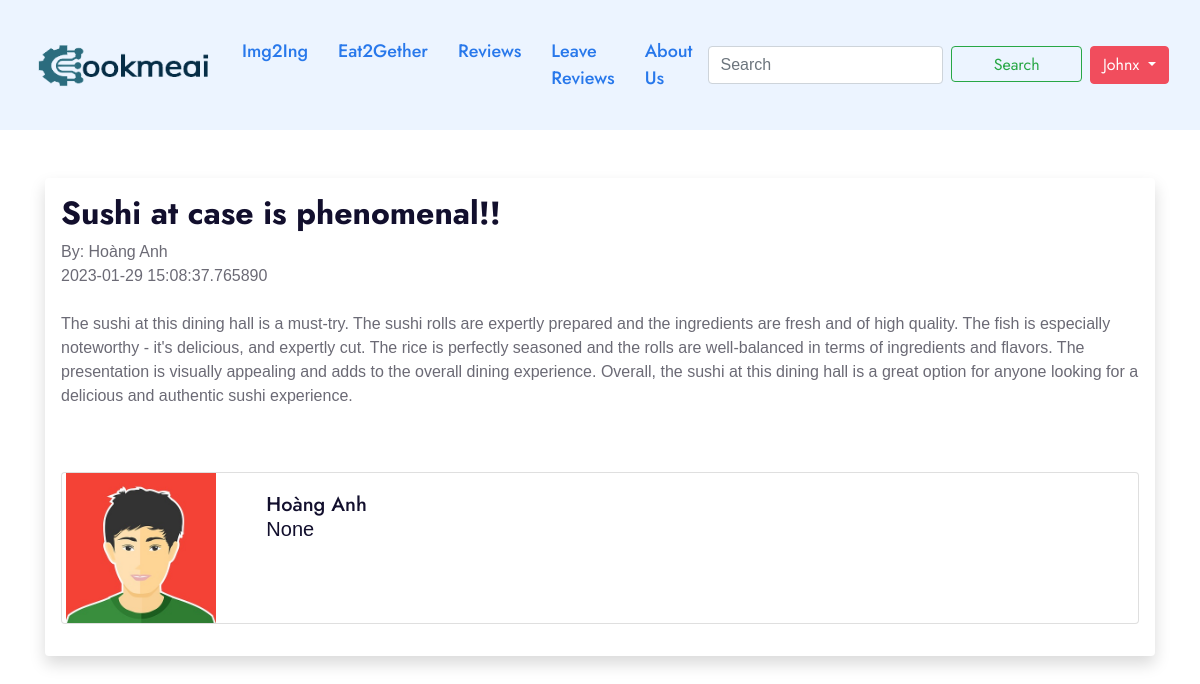
Screenshot of /posts/10 (signed in) with the database file from the repository.
### app.py (models this page shows, shortened)
class Users(db.Model, UserMixin):
    id = db.Column(db.Integer, primary_key=True)
    username = db.Column(db.String(20), nullable=False, unique=True)
    name = db.Column(db.String(200), nullable=False)
    email = db.Column(db.String(120), nullable=False, unique=True)
    about_author = db.Column(db.Text(500), nullable=True)
    profile_pic = db.Column(db.String(), nullable=True)
    date_added = db.Column(db.DateTime, default=datetime.utcnow)
    password_hash = db.Column(db.String(128))
    posts = db.relationship('Posts', backref='poster')
    @property
    def password(self):
        raise AttributeError('password is not a readable attribute!')

class Posts(db.Model):
    id = db.Column(db.Integer, primary_key=True)
    title = db.Column(db.String(255))
    content = db.Column(db.Text())
    date_posted = db.Column(db.DateTime, default=datetime.utcnow)
    slug = db.Column(db.String(255))
    poster_id = db.Column(db.Integer, db.ForeignKey('users.id'))

### app.py (the view)
@app.route('/posts/<int:id>')
def post(id):
    post = Posts.query.get_or_404(id)
    return render_template('post.html', post=post)

### forms.py
class SearchForm(FlaskForm):
    searched = StringField('Searched', validators=[DataRequired()])
    submit = SubmitField()

### app.py (called while the page is built)
@login_manager.user_loader
def load_user(user_id):
    return Users.query.get(int(user_id))

@app.context_processor
def base():
    form = SearchForm()
    return dict(form=form)

### templates/post.html (shortened to what this page needs)
{% extends 'base.html' %}
{% block content %}
<br><br>
<div class="shadow p-3 mb-5 bg-body rounded">
    <h2>{{ post.title }}</h2>
    By: {{ post.poster.name }} <br>
    {{ post.date_posted }}<br><br>
    {{ post.content|safe }} <br><br>
    <div class="card mb-3">
        <div class="row">
            <div class="col-md-2">
                {% if post.poster.profile_pic %}
                    <img src="{{ url_for('static', filename = 'images/' + current_user.profile_pic) }}" alt="" width="150px"
                    align="right">
                {% else %}
                <img src="{{ url_for('static', filename = 'images/avatar.png') }}" alt="" width="150px"
                align="right">
                {% endif %}
            </div>
            <div class="col-md-10">
                <div class="card-body">
                    <h5 class="card-title">
                        {{ post.poster.name }}
                        <p class="card-text">
                            {% if post.poster.about_author %}
                            {{ post.poster.about_author }}
                            {% else %}
                            Author has no profile yet...
                            {% endif %}
                        </p>
                    </h5>
                </div>
            </div>
        </div>
    </div>
</div>
{% endblock %}

### templates/navbar.html (shortened to what this page needs)
<nav class="navbar navbar-expand-lg navbar-light bg-light">
    <div class="container-fluid">
        <a class="navbar-brand" href="{{ url_for('index') }}"><img src="{{ url_for('static', filename='images/logo/cookmeai.png') }}" style="width: 180px"></a>
        <div class="collapse navbar-collapse" id="navbarSupportedContent">
            <ul class="navbar-nav me-auto mb-2 mb-lg-0">
                <li class="nav-item">
                    <a class="nav-link active" aria-current="page" href="{{ url_for('img2ing') }}">Img2Ing</a>
                </li>
                <li class="nav-item">
                    <a class="nav-link active" aria-current="page" href="{{ url_for('eat2gether') }}">Eat2Gether</a>
                </li>
                <li class="nav-item">
                    <a class="nav-link active" aria-current="page" href="{{ url_for('posts') }}">Reviews</a>
                </li>
                <li class="nav-item">
                    <a class="nav-link active" aria-current="page" href="{{ url_for('add_post') }}">Leave Reviews</a>
                </li>
                <li class="nav-item">
                    <a class="nav-link active" aria-current="page" href="{{ url_for('aboutus') }}">About Us</a>
                </li>
            </ul>
            <form class="d-flex" method="POST" action="{{ url_for('search') }}">
                <input class="form-control me-2" type="search" placeholder="Search" aria-label="Search" name="searched">
                <button class="btn btn-outline-success" type="submit" style="height:36px;width:200px">Search</button>
            </form>
            <div class="dropdown">
                {% if current_user.is_authenticated %}
                <button class="btn btn-secondary dropdown-toggle" type="button" id="dropdownMenuButton1"
                    data-bs-toggle="dropdown" aria-expanded="false" style="margin-left:8px">
                    {{ current_user.username }}
                </button>
                {% endif %}
            </div>
        </div>
    </div>
</nav>

### rows the page displays
Users: username "Johnx", profile_pic (picture)
Posts: title "Sushi at case is phenomenal!!", date_posted "2023-01-29 15:08:37.765890", content "The sushi at this dining hall is a must-try. The sushi rolls are expertly prepared and the ingredients are fresh and of high quality. The fish is especially noteworthy - it's delicious, and expertly cut. The rice is perfectly seasoned and the rolls are well-balanced in terms of ingredients and flavors. The presentation is visually appealing and adds to the overall dining experience. Overall, the sushi at this dining hall is a great option for anyone looking for a delicious and authentic sushi experience."
Users: poster.name "Hoàng Anh", poster.about_author "None"
